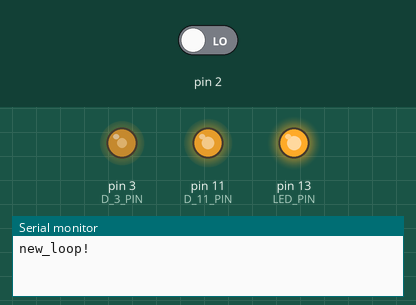
This sketch was run on a simulated Arduino Uno, built with avr-gcc and run on an emulated ATmega328P. Shown: output pins drawn as LEDs (lit = HIGH), the last lines printed to the serial monitor. The test bench sets the inputs (shaded band); at power-on: pin 2 LOW. Random numbers use the default seed unless the sketch sets one.

Above: at 1.2 s.
1.3 s: pin 2 driven HIGH
At 3.3 s:
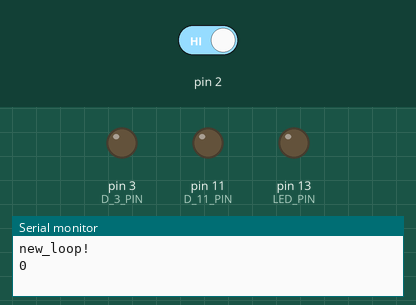
Timing chart, 0 to 10.3 s (numbered marks = the images above; inputs shaded):
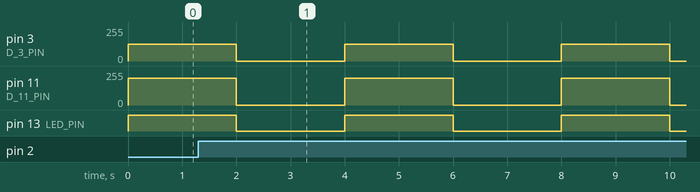

The sketch:

fist_check.ino
```cpp
#define LED_PIN 13
#define D_3_PIN 3
#define D_11_PIN 11

long last_time = millis();

void setup() {
  pinMode(LED_PIN, OUTPUT); // Светодиод
  pinMode(D_3_PIN, OUTPUT); // Для ШИМ
  pinMode(D_11_PIN, OUTPUT); // Для ШИМ
  Serial.begin(9600);
  randomSeed(analogRead(0));
  attachInterrupt(0, function_interrupt, RISING); //Сработает при сигнале с 0 на 1 на пине D2
}

void loop() {
  Serial.println("new_loop!");
  digitalWrite(LED_PIN, HIGH);
  analogWrite(D_3_PIN, 127);
  analogWrite(D_11_PIN, 201);
  delay(2000);

  digitalWrite(LED_PIN, LOW);
  analogWrite(D_3_PIN, 0);
  analogWrite(D_11_PIN, 0);
  delay(2000);

  if (millis() - last_time >= 5000) // Сработывает раз в ~5 секунд
  {
    last_time = millis();
    Serial.println("5 seconds прошло");
  }
}

void function_interrupt()
{
  bool flag = random(999) & 1;
  flag ? Serial.println("0") : Serial.println("1");

  return;
}
```

Measured:
- by itself, pin 3 (D_3_PIN): alternates 127/255 for 2.0 s and 0/255 for 2.0 s
- by itself, pin 11 (D_11_PIN): alternates 201/255 for 2.0 s and 0/255 for 2.0 s
- by itself, pin 13 (LED_PIN): alternates HIGH for 2.0 s and LOW for 2.0 s
